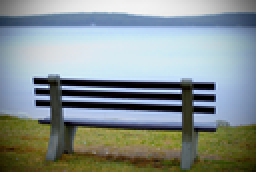
%> input picture Images/bench3.png, 128 x 86 px, shrunk from 512 x 342 before the run (shown 2 times larger)
$ octave runForwardEnergy.m   (GNU Octave 9; MATLAB toolbox functions it lacks are replaced by stand-ins)
%> lines starting %> are read from the running program, lines starting %| are printed output that depends on the picture
### Codes/normalize.m
function normImage = normalize(img)
normImage = im2double(img);
end

### Codes/imenergy.m
function E = imenergy(I,method )
% method 0:  e = |dI/dx| + |dI/dy|
% method 1:  sobel convolution
dim = size(I);

if method==0
    if length(dim) ==3
        E=e1(I(:, :, 1)) + e1(I(:, :, 2)) + e1(I(:, :, 3));
    else
        E=e1(I);
    end
elseif method==1
    if length(dim) ==3
        E=esobel(I(:, :, 1)) + esobel(I(:, :, 2)) + esobel(I(:, :, 3));
    else
        E=esobel(I);
    end
end

E=normalize(im2double(E));

% energy function
    % [13 lines left out: functions e1, esobel, not called in this run]

end

### Codes/e1.m
function energy = e1(I)
Ix = imfilter(I, [-1,0,1], 'replicate');
Iy = imfilter(I, [-1;0;1], 'replicate');
energy=abs(Ix)+abs(Iy);
end

### Codes/Vseam.m
function [S,Senerge,Crm] = Vseam(E)
% M(i, j) = E(i, j) + min(M(i - 1, j - 1), M(i - 1, j), M(i - 1, j + 1))
% The first step is to traverse the image from the second row to the last row
n=size(E,1);
m=size(E,2);
M=zeros(size(E));
M(1,:)=E(1,:);
B=zeros(size(E));
for i=2:n
    for j=1:m
        if j==1
            [minM,id]=min([M(i-1,j), M(i-1,j+1)]);
            B(i,j)=j+id-1;
        elseif j==m
            [minM,id]=min([M(i-1,j-1), M(i-1,j)]);
            B(i,j)=j+id-2;
        else
            [minM,id]=min([M(i-1,j-1), M(i-1,j), M(i-1,j+1)]);
            B(i,j)=j+id-2;
        end
        M(i,j)=E(i,j)+minM;
    end
end


% Find minimum value in last row: minj M(n, j)
[minM,index]=min(M(n, :));
% minj=find(M(n, :) == minM);
Crm=index;
% traceback to get seam:
j=index;
S=zeros(n,1);
S(n)=j;
Senerge=E(n,index);
for i=n:-1:2
    j=B(i,j);
    S(i-1)=j;
    Senerge=Senerge+E(i-1,j);
end

### Codes/addVSeamToImg.m
function Mask = addVSeamToImg(mask,seam)

% = false(size(I,1),size(I,2));
n = size(mask,1);
% add seam to original image, so need to shift
for i=1:n
    % number of columns has been removed
    shift = sum(mask(i,1:seam(i)));
    mask(i,seam(i)+shift) = 1;
end
Mask=mask;

### Codes/rm_Vseam.m
function I1 =rm_Vseam(I,S)
% remove vertical seam S
n=size(I,1);
m=size(I,2);
I1=I(:,1:(m-1),:);
for i=1:n
    I1(i,S(i):m-1,:)=I(i,(S(i)+1):m,:);
end

### Codes/runForwardEnergy.m
img = imread('~/Dropbox/CS766/Programs/bench3.png');
%> img is the input picture: size 86x128x3 uint8; mean R, G, B 134.3, 145.3, 145.2


energyMethod = 0;           % energy function

I = normalize( img );
I_rmVseam=I;
NewMask = false(size(I,1),size(I,2));
cols_rm = uint8(size(I,2)/2);     % number of columns to remove
%> cols_rm = 64

% remove vertical seams
for c=1:cols_rm
    E = imenergy(I,energyMethod);
%     [S,~]=Vseam2(E,I);
    [S,~,~]=Vseam(E);
    NewMask=addVSeamToImg(NewMask,S);
    I=rm_Vseam(I,S);
end
%> this loop made 64 passes
%> (minM in Vseam, index in Vseam, Crm in Vseam) on passes 1 to 12: (11.4, 117, 117), (11.7, 127, 127), (11.92, 124, 124), (12.44, 123, 123), (12.42, 124, 124), (12.62, 123, 123), (12.53, 112, 112), (13.04, 1, 1), (13.1, 113, 113), (13.31, 14, 14), (13.32, 113, 113), (13.39, 2, 2)
%> pass 1, in e1, `Ix = imfilter(I, [-1,0,1], 'replicate');`:
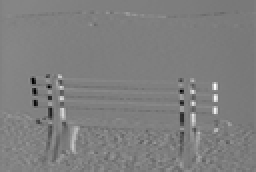
%> Ix: size 86x128 double (shown 2 times larger); min -0.737, max 0.741, mean -0.000182; drawn with min black and max white
%> pass 1, in e1, `Iy = imfilter(I, [-1;0;1], 'replicate');`:
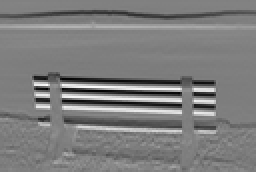
%> Iy: size 86x128 double (shown 2 times larger); min -0.863, max 0.863, mean -0.0106; drawn with min black and max white
%> pass 1, in e1, `energy=abs(Ix)+abs(Iy);`:
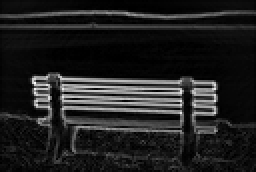
%> energy: size 86x128 double (shown 2 times larger); min 0, max 1.13, mean 0.144; drawn with min black and max white
%> after the loop:
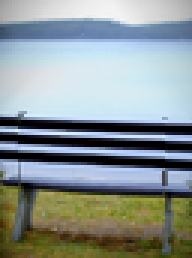
%> I: size 86x64x3 double (shown 3 times larger); mean R, G, B 0.544, 0.585, 0.586
%> after the loop:
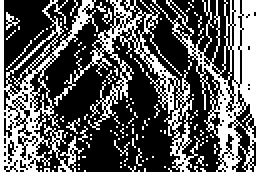
%> NewMask: size 86x128 logical (shown 2 times larger); 35.7% white in thin lines or dots

I_rmVseam(NewMask) = 1;
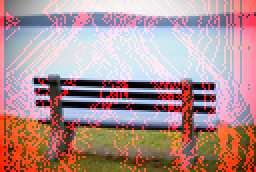
%> I_rmVseam: size 86x128x3 double (shown 2 times larger); mean R, G, B 0.7, 0.57, 0.57
imshow(I_rmVseam)
imwrite(I_rmVseam,'./bench_rmVseams.png');
imwrite(I,'./bench_rm.png');
% imwrite(I_rmVseam,'./bench_rmVseams2.png');
% imwrite(I,'./bench_rm2.png');
